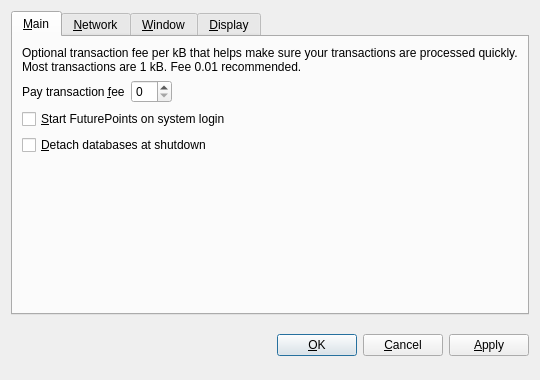
<?xml version="1.0" encoding="UTF-8"?>
<ui version="4.0">
 <class>OptionsDialog</class>
 <widget class="QDialog" name="OptionsDialog">
  <property name="geometry">
   <rect>
    <x>0</x>
    <y>0</y>
    <width>540</width>
    <height>380</height>
   </rect>
  </property>
  <property name="windowTitle">
   <string>Options</string>
  </property>
  <property name="modal">
   <bool>true</bool>
  </property>
  <layout class="QVBoxLayout" name="verticalLayout">
   <item>
    <widget class="QTabWidget" name="tabWidget">
     <property name="tabPosition">
      <enum>QTabWidget::North</enum>
     </property>
     <property name="currentIndex">
      <number>0</number>
     </property>
     <widget class="QWidget" name="tabMain">
      <attribute name="title">
       <string>&amp;Main</string>
      </attribute>
      <layout class="QVBoxLayout" name="verticalLayout_Main">
       <item>
        <widget class="QLabel" name="transactionFeeInfoLabel">
         <property name="text">
          <string>Optional transaction fee per kB that helps make sure your transactions are processed quickly. Most transactions are 1 kB. Fee 0.01 recommended.</string>
         </property>
         <property name="textFormat">
          <enum>Qt::PlainText</enum>
         </property>
         <property name="wordWrap">
          <bool>true</bool>
         </property>
        </widget>
       </item>
       <item>
        <layout class="QHBoxLayout" name="horizontalLayout_Main">
         <item>
          <widget class="QLabel" name="transactionFeeLabel">
           <property name="text">
            <string>Pay transaction &amp;fee</string>
           </property>
           <property name="textFormat">
            <enum>Qt::PlainText</enum>
           </property>
           <property name="buddy">
            <cstring>transactionFee</cstring>
           </property>
          </widget>
         </item>
         <item>
          <widget class="BitcoinAmountField" name="transactionFee"/>
         </item>
         <item>
          <spacer name="horizontalSpacer_Main">
           <property name="orientation">
            <enum>Qt::Horizontal</enum>
           </property>
           <property name="sizeHint" stdset="0">
            <size>
             <width>40</width>
             <height>20</height>
            </size>
           </property>
          </spacer>
         </item>
        </layout>
       </item>
       <item>
        <widget class="QCheckBox" name="bitcoinAtStartup">
         <property name="toolTip">
          <string>Automatically start FuturePoints after logging in to the system.</string>
         </property>
         <property name="text">
          <string>&amp;Start FuturePoints on system login</string>
         </property>
        </widget>
       </item>
       <item>
        <widget class="QCheckBox" name="detachDatabases">
         <property name="toolTip">
          <string>Detach block and address databases at shutdown. This means they can be moved to another data directory, but it slows down shutdown. The wallet is always detached.</string>
         </property>
         <property name="text">
          <string>&amp;Detach databases at shutdown</string>
         </property>
        </widget>
       </item>
       <item>
        <spacer name="verticalSpacer_Main">
         <property name="orientation">
          <enum>Qt::Vertical</enum>
         </property>
         <property name="sizeHint" stdset="0">
          <size>
           <width>20</width>
           <height>40</height>
          </size>
         </property>
        </spacer>
       </item>
      </layout>
     </widget>
     <widget class="QWidget" name="tabNetwork">
      <attribute name="title">
       <string>&amp;Network</string>
      </attribute>
      <layout class="QVBoxLayout" name="verticalLayout_Network">
       <item>
        <widget class="QCheckBox" name="mapPortUpnp">
         <property name="toolTip">
          <string>Automatically open the FuturePoints client port on the router. This only works when your router supports UPnP and it is enabled.</string>
         </property>
         <property name="text">
          <string>Map port using &amp;UPnP</string>
         </property>
        </widget>
       </item>
       <item>
        <widget class="QCheckBox" name="connectSocks">
         <property name="toolTip">
          <string>Connect to the FuturePoints network through a SOCKS proxy (e.g. when connecting through Tor).</string>
         </property>
         <property name="text">
          <string>&amp;Connect through SOCKS proxy:</string>
         </property>
        </widget>
       </item>
       <item>
        <layout class="QHBoxLayout" name="horizontalLayout_Network">
         <item>
          <widget class="QLabel" name="proxyIpLabel">
           <property name="text">
            <string>Proxy &amp;IP:</string>
           </property>
           <property name="textFormat">
            <enum>Qt::PlainText</enum>
           </property>
           <property name="buddy">
            <cstring>proxyIp</cstring>
           </property>
          </widget>
         </item>
         <item>
          <widget class="QValidatedLineEdit" name="proxyIp">
           <property name="maximumSize">
            <size>
             <width>140</width>
             <height>16777215</height>
            </size>
           </property>
           <property name="toolTip">
            <string>IP address of the proxy (e.g. 127.0.0.1)</string>
           </property>
          </widget>
         </item>
         <item>
          <widget class="QLabel" name="proxyPortLabel">
           <property name="text">
            <string>&amp;Port:</string>
           </property>
           <property name="textFormat">
            <enum>Qt::PlainText</enum>
           </property>
           <property name="buddy">
            <cstring>proxyPort</cstring>
           </property>
          </widget>
         </item>
         <item>
          <widget class="QLineEdit" name="proxyPort">
           <property name="maximumSize">
            <size>
             <width>55</width>
             <height>16777215</height>
            </size>
           </property>
           <property name="toolTip">
            <string>Port of the proxy (e.g. 9050)</string>
           </property>
          </widget>
         </item>
         <item>
          <widget class="QLabel" name="socksVersionLabel">
           <property name="text">
            <string>SOCKS &amp;Version:</string>
           </property>
           <property name="textFormat">
            <enum>Qt::PlainText</enum>
           </property>
           <property name="buddy">
            <cstring>socksVersion</cstring>
           </property>
          </widget>
         </item>
         <item>
          <widget class="QValueComboBox" name="socksVersion">
           <property name="toolTip">
            <string>SOCKS version of the proxy (e.g. 5)</string>
           </property>
          </widget>
         </item>
         <item>
          <spacer name="horizontalSpacer_Network">
           <property name="orientation">
            <enum>Qt::Horizontal</enum>
           </property>
           <property name="sizeHint" stdset="0">
            <size>
             <width>40</width>
             <height>20</height>
            </size>
           </property>
          </spacer>
         </item>
        </layout>
       </item>
       <item>
        <spacer name="verticalSpacer_Network">
         <property name="orientation">
          <enum>Qt::Vertical</enum>
         </property>
         <property name="sizeHint" stdset="0">
          <size>
           <width>20</width>
           <height>40</height>
          </size>
         </property>
        </spacer>
       </item>
      </layout>
     </widget>
     <widget class="QWidget" name="tabWindow">
      <attribute name="title">
       <string>&amp;Window</string>
      </attribute>
      <layout class="QVBoxLayout" name="verticalLayout_Window">
       <item>
        <widget class="QCheckBox" name="minimizeToTray">
         <property name="toolTip">
          <string>Show only a tray icon after minimizing the window.</string>
         </property>
         <property name="text">
          <string>&amp;Minimize to the tray instead of the taskbar</string>
         </property>
        </widget>
       </item>
       <item>
        <widget class="QCheckBox" name="minimizeOnClose">
         <property name="toolTip">
          <string>Minimize instead of exit the application when the window is closed. When this option is enabled, the application will be closed only after selecting Quit in the menu.</string>
         </property>
         <property name="text">
          <string>M&amp;inimize on close</string>
         </property>
        </widget>
       </item>
       <item>
        <spacer name="verticalSpacer_Window">
         <property name="orientation">
          <enum>Qt::Vertical</enum>
         </property>
         <property name="sizeHint" stdset="0">
          <size>
           <width>20</width>
           <height>40</height>
          </size>
         </property>
        </spacer>
       </item>
      </layout>
     </widget>
     <widget class="QWidget" name="tabDisplay">
      <attribute name="title">
       <string>&amp;Display</string>
      </attribute>
      <layout class="QVBoxLayout" name="verticalLayout_Display">
       <item>
        <layout class="QHBoxLayout" name="horizontalLayout_1_Display">
         <item>
          <widget class="QLabel" name="langLabel">
           <property name="text">
            <string>User Interface &amp;language:</string>
           </property>
           <property name="textFormat">
            <enum>Qt::PlainText</enum>
           </property>
           <property name="buddy">
            <cstring>lang</cstring>
           </property>
          </widget>
         </item>
         <item>
          <widget class="QValueComboBox" name="lang">
           <property name="toolTip">
            <string>The user interface language can be set here. This setting will take effect after restarting FuturePoints.</string>
           </property>
          </widget>
         </item>
        </layout>
       </item>
       <item>
        <layout class="QHBoxLayout" name="horizontalLayout_2_Display">
         <item>
          <widget class="QLabel" name="unitLabel">
           <property name="text">
            <string>&amp;Unit to show amounts in:</string>
           </property>
           <property name="textFormat">
            <enum>Qt::PlainText</enum>
           </property>
           <property name="buddy">
            <cstring>unit</cstring>
           </property>
          </widget>
         </item>
         <item>
          <widget class="QValueComboBox" name="unit">
           <property name="toolTip">
            <string>Choose the default subdivision unit to show in the interface and when sending coins.</string>
           </property>
          </widget>
         </item>
        </layout>
       </item>
       <item>
        <widget class="QCheckBox" name="displayAddresses">
         <property name="toolTip">
          <string>Whether to show FuturePoints addresses in the transaction list or not.</string>
         </property>
         <property name="text">
          <string>&amp;Display addresses in transaction list</string>
         </property>
        </widget>
       </item>
       <item>
        <widget class="QCheckBox" name="coinControlFeatures">
         <property name="toolTip">
          <string>Whether to show coin control features or not.</string>
         </property>
         <property name="text">
          <string>Display coin &amp;control features (experts only!)</string>
         </property>
        </widget>
       </item>
       <item>
        <spacer name="verticalSpacer_Display">
         <property name="orientation">
          <enum>Qt::Vertical</enum>
         </property>
         <property name="sizeHint" stdset="0">
          <size>
           <width>20</width>
           <height>40</height>
          </size>
         </property>
        </spacer>
       </item>
      </layout>
     </widget>
    </widget>
   </item>
   <item>
    <layout class="QHBoxLayout" name="horizontalLayout_Buttons">
     <item>
      <spacer name="horizontalSpacer_1">
       <property name="orientation">
        <enum>Qt::Horizontal</enum>
       </property>
       <property name="sizeHint" stdset="0">
        <size>
         <width>40</width>
         <height>48</height>
        </size>
       </property>
      </spacer>
     </item>
     <item>
      <widget class="QLabel" name="statusLabel">
       <property name="font">
        <font>
         <weight>75</weight>
         <bold>true</bold>
        </font>
       </property>
       <property name="text">
        <string/>
       </property>
       <property name="textFormat">
        <enum>Qt::PlainText</enum>
       </property>
       <property name="wordWrap">
        <bool>true</bool>
       </property>
      </widget>
     </item>
     <item>
      <spacer name="horizontalSpacer_2">
       <property name="orientation">
        <enum>Qt::Horizontal</enum>
       </property>
       <property name="sizeHint" stdset="0">
        <size>
         <width>40</width>
         <height>48</height>
        </size>
       </property>
      </spacer>
     </item>
     <item>
      <widget class="QPushButton" name="okButton">
       <property name="text">
        <string>&amp;OK</string>
       </property>
      </widget>
     </item>
     <item>
      <widget class="QPushButton" name="cancelButton">
       <property name="text">
        <string>&amp;Cancel</string>
       </property>
       <property name="autoDefault">
        <bool>false</bool>
       </property>
      </widget>
     </item>
     <item>
      <widget class="QPushButton" name="applyButton">
       <property name="text">
        <string>&amp;Apply</string>
       </property>
       <property name="autoDefault">
        <bool>false</bool>
       </property>
      </widget>
     </item>
    </layout>
   </item>
  </layout>
 </widget>
 <customwidgets>
  <customwidget>
   <class>BitcoinAmountField</class>
   <extends>QSpinBox</extends>
   <header>bitcoinamountfield.h</header>
  </customwidget>
  <customwidget>
   <class>QValueComboBox</class>
   <extends>QComboBox</extends>
   <header>qvaluecombobox.h</header>
  </customwidget>
  <customwidget>
   <class>QValidatedLineEdit</class>
   <extends>QLineEdit</extends>
   <header>qvalidatedlineedit.h</header>
  </customwidget>
 </customwidgets>
 <resources/>
 <connections/>
</ui>
